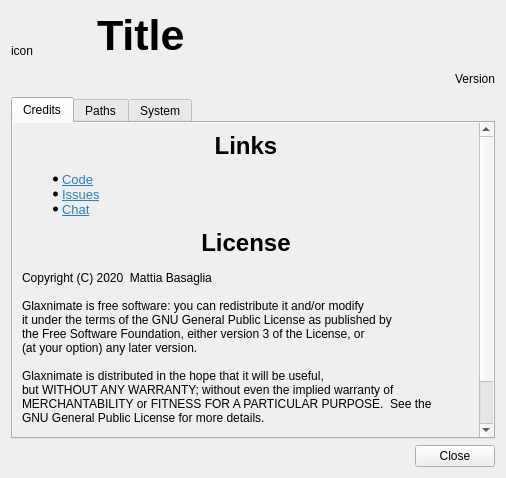
<?xml version="1.0" encoding="UTF-8"?>
<ui version="4.0">
 <class>AboutDialog</class>
 <widget class="QDialog" name="AboutDialog">
  <property name="geometry">
   <rect>
    <x>0</x>
    <y>0</y>
    <width>505</width>
    <height>478</height>
   </rect>
  </property>
  <property name="windowTitle">
   <string>About</string>
  </property>
  <layout class="QVBoxLayout" name="verticalLayout_2">
   <item>
    <layout class="QHBoxLayout" name="horizontalLayout">
     <item>
      <widget class="QLabel" name="label_icon">
       <property name="sizePolicy">
        <sizepolicy hsizetype="Fixed" vsizetype="Fixed">
         <horstretch>0</horstretch>
         <verstretch>0</verstretch>
        </sizepolicy>
       </property>
       <property name="minimumSize">
        <size>
         <width>80</width>
         <height>80</height>
        </size>
       </property>
       <property name="maximumSize">
        <size>
         <width>80</width>
         <height>80</height>
        </size>
       </property>
       <property name="text">
        <string notr="true">icon</string>
       </property>
      </widget>
     </item>
     <item>
      <layout class="QVBoxLayout" name="verticalLayout">
       <item>
        <widget class="QLabel" name="label_title">
         <property name="font">
          <font>
           <pointsize>32</pointsize>
           <weight>75</weight>
           <bold>true</bold>
          </font>
         </property>
         <property name="text">
          <string notr="true">Title</string>
         </property>
        </widget>
       </item>
       <item>
        <widget class="QLabel" name="label_version">
         <property name="text">
          <string notr="true">Version</string>
         </property>
         <property name="alignment">
          <set>Qt::AlignRight|Qt::AlignTrailing|Qt::AlignVCenter</set>
         </property>
        </widget>
       </item>
      </layout>
     </item>
    </layout>
   </item>
   <item>
    <widget class="QTabWidget" name="tabWidget">
     <property name="currentIndex">
      <number>0</number>
     </property>
     <widget class="QWidget" name="tab">
      <attribute name="title">
       <string>Credits</string>
      </attribute>
      <layout class="QVBoxLayout" name="verticalLayout_4">
       <property name="spacing">
        <number>0</number>
       </property>
       <property name="leftMargin">
        <number>0</number>
       </property>
       <property name="topMargin">
        <number>0</number>
       </property>
       <property name="rightMargin">
        <number>0</number>
       </property>
       <property name="bottomMargin">
        <number>0</number>
       </property>
       <item>
        <widget class="QScrollArea" name="scrollArea">
         <property name="minimumSize">
          <size>
           <width>480</width>
           <height>0</height>
          </size>
         </property>
         <property name="frameShape">
          <enum>QFrame::NoFrame</enum>
         </property>
         <property name="horizontalScrollBarPolicy">
          <enum>Qt::ScrollBarAlwaysOff</enum>
         </property>
         <property name="widgetResizable">
          <bool>true</bool>
         </property>
         <widget class="QWidget" name="scrollAreaWidgetContents">
          <property name="geometry">
           <rect>
            <x>0</x>
            <y>0</y>
            <width>464</width>
            <height>436</height>
           </rect>
          </property>
          <layout class="QVBoxLayout" name="verticalLayout_5">
           <item>
            <widget class="QLabel" name="label_4">
             <property name="text">
              <string>&lt;!DOCTYPE HTML PUBLIC &quot;-//W3C//DTD HTML 4.0//EN&quot; &quot;http://www.w3.org/TR/REC-html40/strict.dtd&quot;&gt;
&lt;html&gt;&lt;head&gt;&lt;meta name=&quot;qrichtext&quot; content=&quot;1&quot; /&gt;&lt;style type=&quot;text/css&quot;&gt;
p, li { white-space: pre-wrap; }
&lt;/style&gt;&lt;/head&gt;&lt;body style=&quot; font-family:'Noto Sans'; font-size:10pt; font-weight:400; font-style:normal;&quot;&gt;
&lt;h1 align=&quot;center&quot; style=&quot; margin-top:0px; margin-bottom:0px; margin-left:0px; margin-right:0px; -qt-block-indent:0; text-indent:0px;&quot;&gt;&lt;span style=&quot; font-family:'Sans Serif'; font-size:12pt; font-weight:600;&quot;&gt;Links&lt;/span&gt;&lt;/h1&gt;
&lt;ul style=&quot;margin-top: 0px; margin-bottom: 0px; margin-left: 0px; margin-right: 0px; -qt-list-indent: 1;&quot;&gt;&lt;li style=&quot; margin-top:12px; margin-bottom:0px; margin-left:0px; margin-right:0px; -qt-block-indent:0; text-indent:0px;&quot;&gt;&lt;a href=&quot;https://gitlab.com/mattia.basaglia/glaxnimate&quot;&gt;&lt;span style=&quot; text-decoration: underline; color:#2980b9;&quot;&gt;Code&lt;/span&gt;&lt;/a&gt;&lt;/li&gt;
&lt;li style=&quot; margin-top:0px; margin-bottom:0px; margin-left:0px; margin-right:0px; -qt-block-indent:0; text-indent:0px;&quot;&gt;&lt;a href=&quot;https://gitlab.com/mattia.basaglia/glaxnimate/-/issues&quot;&gt;&lt;span style=&quot; text-decoration: underline; color:#2980b9;&quot;&gt;Issues&lt;/span&gt;&lt;/a&gt;&lt;/li&gt;
&lt;li style=&quot; margin-top:0px; margin-bottom:12px; margin-left:0px; margin-right:0px; -qt-block-indent:0; text-indent:0px;&quot;&gt;&lt;a href=&quot;https://t.me/Glaxnimate&quot;&gt;&lt;span style=&quot; text-decoration: underline; color:#2980b9;&quot;&gt;Chat&lt;/span&gt;&lt;/a&gt;&lt;/li&gt;&lt;/ul&gt;
&lt;h1 align=&quot;center&quot; style=&quot; margin-top:0px; margin-bottom:0px; margin-left:0px; margin-right:0px; -qt-block-indent:0; text-indent:0px;&quot;&gt;&lt;span style=&quot; font-family:'Sans Serif'; font-size:12pt; font-weight:600;&quot;&gt;License&lt;/span&gt;&lt;/h1&gt;
&lt;p style=&quot;-qt-paragraph-type:empty; margin-top:0px; margin-bottom:0px; margin-left:0px; margin-right:0px; -qt-block-indent:0; text-indent:0px; font-family:'Sans Serif'; font-size:9pt;&quot;&gt;&lt;br /&gt;&lt;/p&gt;
&lt;p style=&quot; margin-top:0px; margin-bottom:0px; margin-left:0px; margin-right:0px; -qt-block-indent:0; text-indent:0px;&quot;&gt;&lt;span style=&quot; font-family:'Sans Serif'; font-size:9pt;&quot;&gt;Copyright (C) 2020  Mattia Basaglia&lt;/span&gt;&lt;/p&gt;
&lt;p style=&quot;-qt-paragraph-type:empty; margin-top:0px; margin-bottom:0px; margin-left:0px; margin-right:0px; -qt-block-indent:0; text-indent:0px; font-family:'Sans Serif'; font-size:9pt;&quot;&gt;&lt;br /&gt;&lt;/p&gt;
&lt;p style=&quot; margin-top:0px; margin-bottom:0px; margin-left:0px; margin-right:0px; -qt-block-indent:0; text-indent:0px;&quot;&gt;&lt;span style=&quot; font-family:'Sans Serif'; font-size:9pt;&quot;&gt;Glaxnimate is free software: you can redistribute it and/or modify&lt;/span&gt;&lt;/p&gt;
&lt;p style=&quot; margin-top:0px; margin-bottom:0px; margin-left:0px; margin-right:0px; -qt-block-indent:0; text-indent:0px;&quot;&gt;&lt;span style=&quot; font-family:'Sans Serif'; font-size:9pt;&quot;&gt;it under the terms of the GNU General Public License as published by&lt;/span&gt;&lt;/p&gt;
&lt;p style=&quot; margin-top:0px; margin-bottom:0px; margin-left:0px; margin-right:0px; -qt-block-indent:0; text-indent:0px;&quot;&gt;&lt;span style=&quot; font-family:'Sans Serif'; font-size:9pt;&quot;&gt;the Free Software Foundation, either version 3 of the License, or&lt;/span&gt;&lt;/p&gt;
&lt;p style=&quot; margin-top:0px; margin-bottom:0px; margin-left:0px; margin-right:0px; -qt-block-indent:0; text-indent:0px;&quot;&gt;&lt;span style=&quot; font-family:'Sans Serif'; font-size:9pt;&quot;&gt;(at your option) any later version.&lt;/span&gt;&lt;/p&gt;
&lt;p style=&quot;-qt-paragraph-type:empty; margin-top:0px; margin-bottom:0px; margin-left:0px; margin-right:0px; -qt-block-indent:0; text-indent:0px; font-family:'Sans Serif'; font-size:9pt;&quot;&gt;&lt;br /&gt;&lt;/p&gt;
&lt;p style=&quot; margin-top:0px; margin-bottom:0px; margin-left:0px; margin-right:0px; -qt-block-indent:0; text-indent:0px;&quot;&gt;&lt;span style=&quot; font-family:'Sans Serif'; font-size:9pt;&quot;&gt;Glaxnimate is distributed in the hope that it will be useful,&lt;/span&gt;&lt;/p&gt;
&lt;p style=&quot; margin-top:0px; margin-bottom:0px; margin-left:0px; margin-right:0px; -qt-block-indent:0; text-indent:0px;&quot;&gt;&lt;span style=&quot; font-family:'Sans Serif'; font-size:9pt;&quot;&gt;but WITHOUT ANY WARRANTY; without even the implied warranty of&lt;/span&gt;&lt;/p&gt;
&lt;p style=&quot; margin-top:0px; margin-bottom:0px; margin-left:0px; margin-right:0px; -qt-block-indent:0; text-indent:0px;&quot;&gt;&lt;span style=&quot; font-family:'Sans Serif'; font-size:9pt;&quot;&gt;MERCHANTABILITY or FITNESS FOR A PARTICULAR PURPOSE.  See the&lt;/span&gt;&lt;/p&gt;
&lt;p style=&quot; margin-top:0px; margin-bottom:0px; margin-left:0px; margin-right:0px; -qt-block-indent:0; text-indent:0px;&quot;&gt;&lt;span style=&quot; font-family:'Sans Serif'; font-size:9pt;&quot;&gt;GNU General Public License for more details.&lt;/span&gt;&lt;/p&gt;
&lt;p style=&quot;-qt-paragraph-type:empty; margin-top:0px; margin-bottom:0px; margin-left:0px; margin-right:0px; -qt-block-indent:0; text-indent:0px; font-family:'Sans Serif'; font-size:9pt;&quot;&gt;&lt;br /&gt;&lt;/p&gt;
&lt;p style=&quot; margin-top:0px; margin-bottom:0px; margin-left:0px; margin-right:0px; -qt-block-indent:0; text-indent:0px;&quot;&gt;&lt;span style=&quot; font-family:'Sans Serif'; font-size:9pt;&quot;&gt;You should have received a copy of the GNU General Public License&lt;/span&gt;&lt;/p&gt;
&lt;p style=&quot; margin-top:0px; margin-bottom:0px; margin-left:0px; margin-right:0px; -qt-block-indent:0; text-indent:0px;&quot;&gt;&lt;span style=&quot; font-family:'Sans Serif'; font-size:9pt;&quot;&gt;along with this program.  If not, see &amp;lt;&lt;/span&gt;&lt;a href=&quot;http://www.gnu.org/licenses/&quot;&gt;&lt;span style=&quot; font-family:'Sans Serif'; font-size:9pt; text-decoration: underline; color:#0057ae;&quot;&gt;http://www.gnu.org/licenses/&lt;/span&gt;&lt;/a&gt;&lt;span style=&quot; font-family:'Sans Serif'; font-size:9pt;&quot;&gt;&amp;gt;.&lt;/span&gt;&lt;/p&gt;
&lt;p style=&quot;-qt-paragraph-type:empty; margin-top:0px; margin-bottom:0px; margin-left:0px; margin-right:0px; -qt-block-indent:0; text-indent:0px; font-family:'Sans Serif'; font-size:9pt;&quot;&gt;&lt;br /&gt;&lt;/p&gt;&lt;/body&gt;&lt;/html&gt;</string>
             </property>
             <property name="textFormat">
              <enum>Qt::RichText</enum>
             </property>
             <property name="alignment">
              <set>Qt::AlignLeading|Qt::AlignLeft|Qt::AlignTop</set>
             </property>
             <property name="openExternalLinks">
              <bool>true</bool>
             </property>
            </widget>
           </item>
          </layout>
         </widget>
        </widget>
       </item>
      </layout>
     </widget>
     <widget class="QWidget" name="tab_2">
      <attribute name="title">
       <string>Paths</string>
      </attribute>
      <layout class="QVBoxLayout" name="verticalLayout_3">
       <item>
        <widget class="QScrollArea" name="scrollArea_2">
         <property name="widgetResizable">
          <bool>true</bool>
         </property>
         <widget class="QWidget" name="scrollAreaWidgetContents_2">
          <property name="geometry">
           <rect>
            <x>0</x>
            <y>0</y>
            <width>448</width>
            <height>368</height>
           </rect>
          </property>
          <layout class="QVBoxLayout" name="verticalLayout_7">
           <item>
            <widget class="QLabel" name="label">
             <property name="text">
              <string>User Data Directory:</string>
             </property>
            </widget>
           </item>
           <item>
            <layout class="QHBoxLayout" name="horizontalLayout_2">
             <item>
              <widget class="QLineEdit" name="line_user_data">
               <property name="readOnly">
                <bool>true</bool>
               </property>
              </widget>
             </item>
             <item>
              <widget class="QToolButton" name="toolButton">
               <property name="toolTip">
                <string>Open</string>
               </property>
               <property name="text">
                <string>Open</string>
               </property>
               <property name="icon">
                <iconset theme="folder-open">
                 <normaloff>.</normaloff>.</iconset>
               </property>
              </widget>
             </item>
            </layout>
           </item>
           <item>
            <widget class="QLabel" name="label_3">
             <property name="text">
              <string>Settings File:</string>
             </property>
            </widget>
           </item>
           <item>
            <layout class="QHBoxLayout" name="horizontalLayout_3">
             <item>
              <widget class="QLineEdit" name="line_settings">
               <property name="readOnly">
                <bool>true</bool>
               </property>
              </widget>
             </item>
             <item>
              <widget class="QToolButton" name="toolButton_2">
               <property name="toolTip">
                <string>Open</string>
               </property>
               <property name="text">
                <string>Open</string>
               </property>
               <property name="icon">
                <iconset theme="document-open">
                 <normaloff>.</normaloff>.</iconset>
               </property>
              </widget>
             </item>
            </layout>
           </item>
           <item>
            <widget class="QLabel" name="label_2">
             <property name="text">
              <string>Data Directories:</string>
             </property>
            </widget>
           </item>
           <item>
            <widget class="QListWidget" name="view_data">
             <property name="verticalScrollBarPolicy">
              <enum>Qt::ScrollBarAlwaysOff</enum>
             </property>
             <property name="horizontalScrollBarPolicy">
              <enum>Qt::ScrollBarAlwaysOff</enum>
             </property>
             <property name="textElideMode">
              <enum>Qt::ElideMiddle</enum>
             </property>
            </widget>
           </item>
           <item>
            <widget class="QLabel" name="label_5">
             <property name="text">
              <string>Icon Theme Paths:</string>
             </property>
            </widget>
           </item>
           <item>
            <widget class="QListWidget" name="view_icons">
             <property name="verticalScrollBarPolicy">
              <enum>Qt::ScrollBarAlwaysOff</enum>
             </property>
             <property name="horizontalScrollBarPolicy">
              <enum>Qt::ScrollBarAlwaysOff</enum>
             </property>
             <property name="textElideMode">
              <enum>Qt::ElideMiddle</enum>
             </property>
            </widget>
           </item>
          </layout>
         </widget>
        </widget>
       </item>
      </layout>
     </widget>
     <widget class="QWidget" name="tab_3">
      <attribute name="title">
       <string>System</string>
      </attribute>
      <layout class="QVBoxLayout" name="verticalLayout_6">
       <item>
        <widget class="QTableWidget" name="view_system">
         <attribute name="horizontalHeaderVisible">
          <bool>false</bool>
         </attribute>
         <attribute name="horizontalHeaderStretchLastSection">
          <bool>true</bool>
         </attribute>
         <row>
          <property name="text">
           <string>System</string>
          </property>
         </row>
         <row>
          <property name="text">
           <string>Kernel</string>
          </property>
         </row>
         <row>
          <property name="text">
           <string>CPU</string>
          </property>
         </row>
         <row>
          <property name="text">
           <string>Application Qt</string>
          </property>
         </row>
         <row>
          <property name="text">
           <string>System Qt</string>
          </property>
         </row>
         <column>
          <property name="text">
           <string>Version</string>
          </property>
         </column>
        </widget>
       </item>
       <item>
        <layout class="QHBoxLayout" name="horizontalLayout_4">
         <item>
          <widget class="QPushButton" name="pushButton_2">
           <property name="text">
            <string>About Qt</string>
           </property>
           <property name="icon">
            <iconset theme="qtcreator">
             <normaloff>.</normaloff>.</iconset>
           </property>
          </widget>
         </item>
         <item>
          <spacer name="horizontalSpacer">
           <property name="orientation">
            <enum>Qt::Horizontal</enum>
           </property>
           <property name="sizeHint" stdset="0">
            <size>
             <width>40</width>
             <height>20</height>
            </size>
           </property>
          </spacer>
         </item>
         <item>
          <widget class="QPushButton" name="pushButton">
           <property name="text">
            <string>Copy</string>
           </property>
           <property name="icon">
            <iconset theme="edit-copy">
             <normaloff>.</normaloff>.</iconset>
           </property>
          </widget>
         </item>
        </layout>
       </item>
      </layout>
     </widget>
    </widget>
   </item>
   <item>
    <widget class="QDialogButtonBox" name="buttonBox">
     <property name="orientation">
      <enum>Qt::Horizontal</enum>
     </property>
     <property name="standardButtons">
      <set>QDialogButtonBox::Close</set>
     </property>
    </widget>
   </item>
  </layout>
 </widget>
 <resources/>
 <connections>
  <connection>
   <sender>buttonBox</sender>
   <signal>rejected()</signal>
   <receiver>AboutDialog</receiver>
   <slot>reject()</slot>
   <hints>
    <hint type="sourcelabel">
     <x>26</x>
     <y>458</y>
    </hint>
    <hint type="destinationlabel">
     <x>20</x>
     <y>20</y>
    </hint>
   </hints>
  </connection>
  <connection>
   <sender>toolButton</sender>
   <signal>clicked()</signal>
   <receiver>AboutDialog</receiver>
   <slot>open_user_data()</slot>
   <hints>
    <hint type="sourcelabel">
     <x>457</x>
     <y>188</y>
    </hint>
    <hint type="destinationlabel">
     <x>504</x>
     <y>220</y>
    </hint>
   </hints>
  </connection>
  <connection>
   <sender>toolButton_2</sender>
   <signal>clicked()</signal>
   <receiver>AboutDialog</receiver>
   <slot>open_settings_file()</slot>
   <hints>
    <hint type="sourcelabel">
     <x>439</x>
     <y>254</y>
    </hint>
    <hint type="destinationlabel">
     <x>504</x>
     <y>265</y>
    </hint>
   </hints>
  </connection>
  <connection>
   <sender>pushButton</sender>
   <signal>clicked()</signal>
   <receiver>AboutDialog</receiver>
   <slot>copy_system()</slot>
   <hints>
    <hint type="sourcelabel">
     <x>443</x>
     <y>418</y>
    </hint>
    <hint type="destinationlabel">
     <x>579</x>
     <y>520</y>
    </hint>
   </hints>
  </connection>
  <connection>
   <sender>pushButton_2</sender>
   <signal>clicked()</signal>
   <receiver>AboutDialog</receiver>
   <slot>about_qt()</slot>
   <hints>
    <hint type="sourcelabel">
     <x>68</x>
     <y>413</y>
    </hint>
    <hint type="destinationlabel">
     <x>254</x>
     <y>547</y>
    </hint>
   </hints>
  </connection>
 </connections>
 <slots>
  <slot>open_user_data()</slot>
  <slot>open_settings_file()</slot>
  <slot>copy_system()</slot>
  <slot>about_qt()</slot>
 </slots>
</ui>
